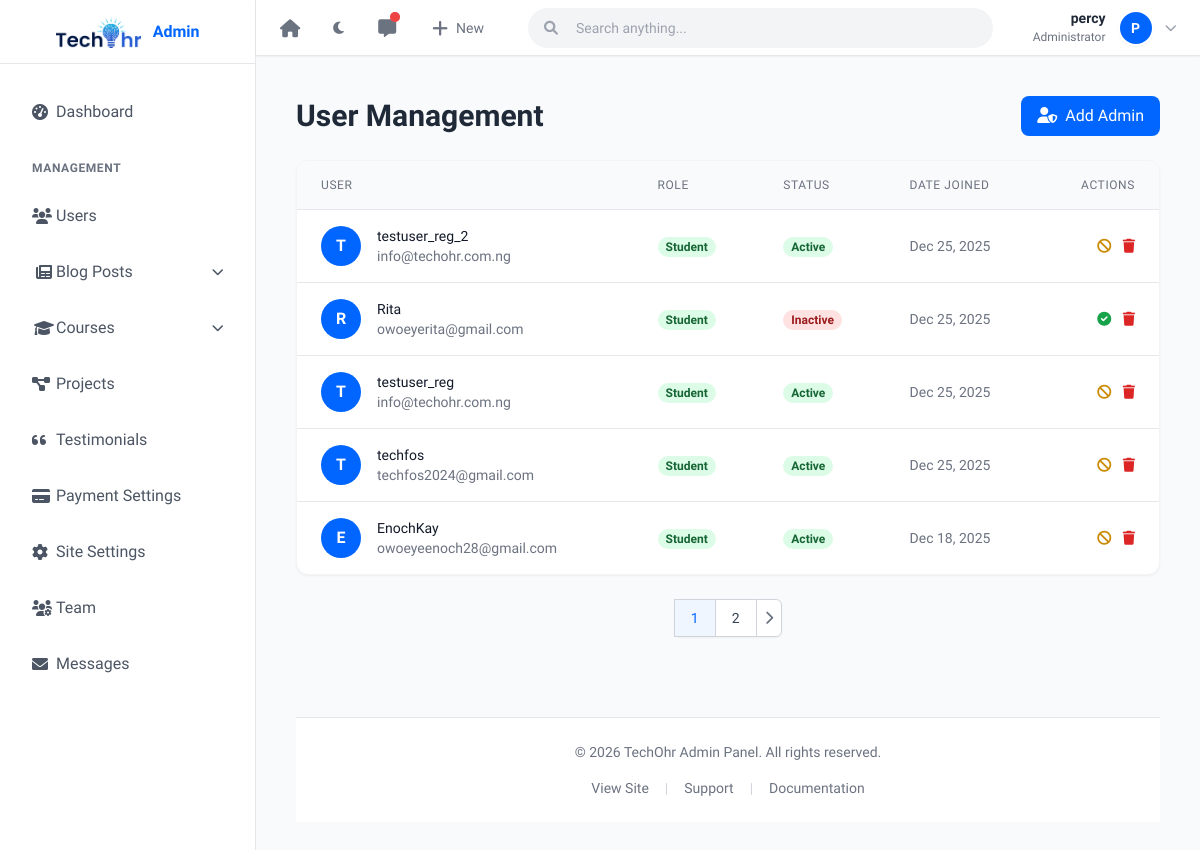
/users/admin-dashboard/users/ (signed in), run on an earlier commit of the app's database.
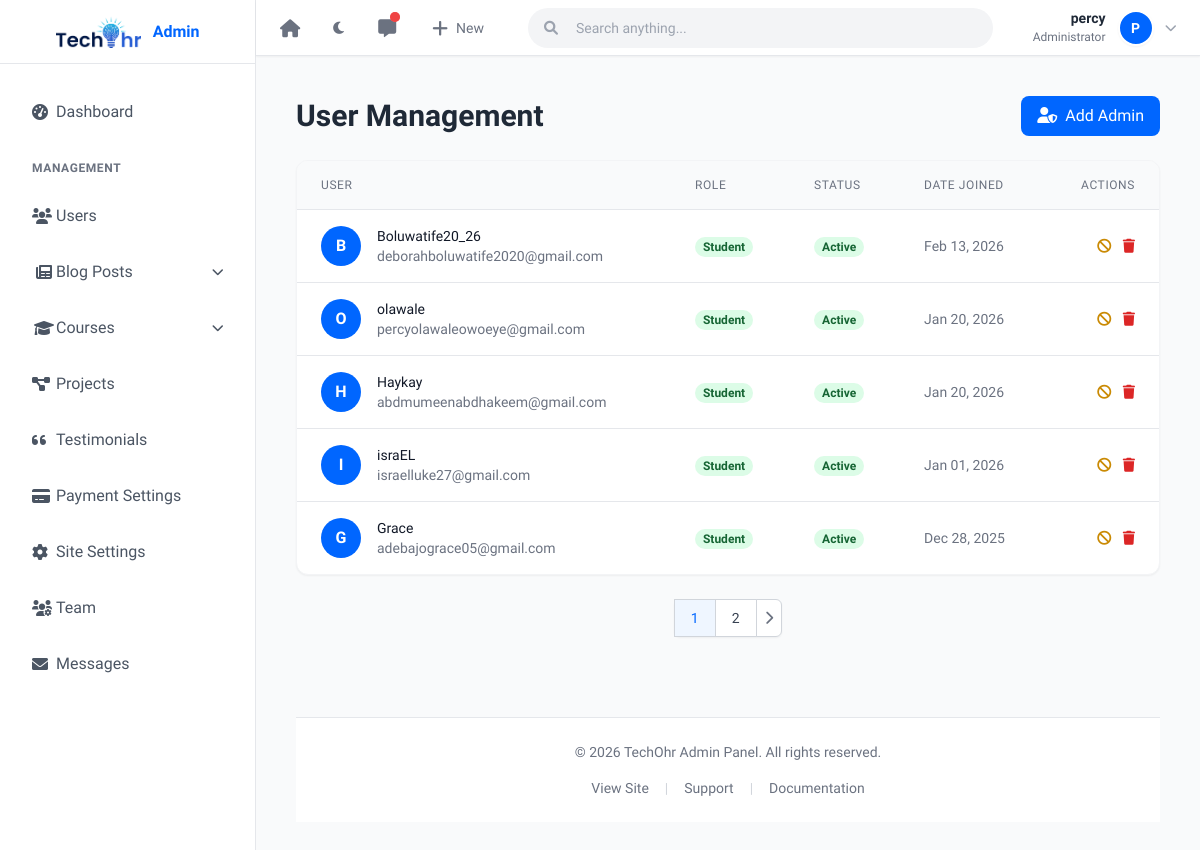
And on a later commit of the database.
### users/models.py (models this page shows, shortened)
class User(AbstractUser):
    is_student = models.BooleanField(default=False)
    is_instructor = models.BooleanField(default=False)
    bio = models.TextField(blank=True, null=True)
    profile_picture = models.ImageField(upload_to='profile_pics/', blank=True, null=True)

### users/views.py (the view)
# urls.py: path('admin-dashboard/users/', views.manage_users, name='manage_users'),
@staff_required
def manage_users(request):
    user_list = User.objects.all().order_by('-date_joined')
    paginator = Paginator(user_list, 5) # Show 5 users per page.
    page_number = request.GET.get('page')
    users = paginator.get_page(page_number)
    return render(request, 'users/manage_users.html', {'users': users})

### core/context_processors.py (called while the page is built)
def site_settings(request):
    settings_obj = SiteSettings.objects.first()
    stats_obj = CompanyStats.objects.first()
    return {
        'site_settings': settings_obj,
        'company_stats': stats_obj,
    }

### templates/users/manage_users.html (shortened to what the changed rows need)
{% extends 'layouts/admin_base.html' %}
{% block admin_content %}
<div class="w-full">
    <div class="flex justify-between items-center mb-6">
        <h1 class="text-2xl sm:text-3xl font-bold text-gray-800 dark:text-white">User Management</h1>
    </div>
    <div class="hidden md:block bg-white dark:bg-gray-800 rounded-xl shadow-sm border border-gray-100 dark:border-gray-700 overflow-hidden w-full">
        <div class="overflow-x-auto">
            <table class="w-full min-w-[800px]">
                <thead class="bg-gray-50 dark:bg-gray-700/50 border-b border-gray-200 dark:border-gray-700">
                    <tr>
                        <th class="px-6 py-4 text-left text-xs font-medium text-gray-500 dark:text-gray-400 uppercase tracking-wider">User</th>
                        <th class="px-6 py-4 text-left text-xs font-medium text-gray-500 dark:text-gray-400 uppercase tracking-wider">Role</th>
                        <th class="px-6 py-4 text-left text-xs font-medium text-gray-500 dark:text-gray-400 uppercase tracking-wider">Status</th>
                        <th class="px-6 py-4 text-left text-xs font-medium text-gray-500 dark:text-gray-400 uppercase tracking-wider">Date Joined</th>
                        <th class="px-6 py-4 text-right text-xs font-medium text-gray-500 dark:text-gray-400 uppercase tracking-wider">Actions</th>
                    </tr>
                </thead>
                <tbody class="divide-y divide-gray-200 dark:divide-gray-700">
                    {% for user in users %}
                    <tr class="hover:bg-gray-50 dark:hover:bg-gray-700/50 transition">
                        <td class="px-6 py-4 whitespace-nowrap">
                            <div class="flex items-center">
                                <div class="flex-shrink-0 h-10 w-10">
                                    {% if user.profile_picture %}
                                    <img class="h-10 w-10 rounded-full object-cover" src="{{ user.profile_picture.url }}" alt="">
                                    {% else %}
                                    <div class="h-10 w-10 rounded-full bg-primary flex items-center justify-center text-white font-bold">
                                        {{ user.username|first|upper }}
                                    </div>
                                    {% endif %}
                                </div>
                                <div class="ml-4">
                                    <div class="text-sm font-medium text-gray-900 dark:text-white">{{ user.username }}</div>
                                    <div class="text-sm text-gray-500 dark:text-gray-400">{{ user.email }}</div>
                                </div>
                            </div>
                        </td>
                        <td class="px-6 py-4 whitespace-nowrap">
                            {% if user.is_superuser %}
                            <span class="px-2 inline-flex text-xs leading-5 font-semibold rounded-full bg-purple-100 text-purple-800 dark:bg-purple-900/30 dark:text-purple-300">Superuser</span>
                            {% elif user.is_staff %}
                            <span class="px-2 inline-flex text-xs leading-5 font-semibold rounded-full bg-blue-100 text-blue-800 dark:bg-blue-900/30 dark:text-blue-300">Staff</span>
                            {% elif user.is_instructor %}
                            <span class="px-2 inline-flex text-xs leading-5 font-semibold rounded-full bg-yellow-100 text-yellow-800 dark:bg-yellow-900/30 dark:text-yellow-300">Instructor</span>
                            {% else %}
                            <span class="px-2 inline-flex text-xs leading-5 font-semibold rounded-full bg-green-100 text-green-800 dark:bg-green-900/30 dark:text-green-300">Student</span>
                            {% endif %}
                        </td>
                        <td class="px-6 py-4 whitespace-nowrap">
                            {% if user.is_active %}
                            <span class="px-2 inline-flex text-xs leading-5 font-semibold rounded-full bg-green-100 text-green-800 dark:bg-green-900/30 dark:text-green-300">Active</span>
                            {% else %}
                            <span class="px-2 inline-flex text-xs leading-5 font-semibold rounded-full bg-red-100 text-red-800 dark:bg-red-900/30 dark:text-red-300">Inactive</span>
                            {% endif %}
                        </td>
                        <td class="px-6 py-4 whitespace-nowrap text-sm text-gray-500 dark:text-gray-400">
                            {{ user.date_joined|date:"M d, Y" }}
                        </td>
                        <td class="px-6 py-4 whitespace-nowrap text-right text-sm font-medium space-x-2">
                            {% if not user.is_superuser or request.user.is_superuser %}
                                {% if user.is_active %}
                                <a href="{% url 'toggle_user_status' user.id %}" class="text-yellow-600 hover:text-yellow-900 dark:text-yellow-400 dark:hover:text-yellow-300" title="Deactivate"><i class="fas fa-ban"></i></a>
                                {% else %}
                                <a href="{% url 'toggle_user_status' user.id %}" class="text-green-600 hover:text-green-900 dark:text-green-400 dark:hover:text-green-300" title="Activate"><i class="fas fa-check-circle"></i></a>
                                {% endif %}
                                <a href="{% url 'delete_user' user.id %}" class="text-red-600 hover:text-red-900 dark:text-red-400 dark:hover:text-red-300" onclick="return confirm('Are you sure you want to delete this user? This action cannot be undone.')" title="Delete"><i class="fas fa-trash"></i></a>
                            {% endif %}
                        </td>
                    </tr>
                    {% endfor %}
                </tbody>
            </table>
        </div>
    </div>
    {% if users.has_other_pages %}
    <div class="mt-6 flex justify-center">
        <nav class="relative z-0 inline-flex rounded-md shadow-sm -space-x-px" aria-label="Pagination">
            {% for i in users.paginator.page_range %}
                {% if users.number == i %}
                    <span class="relative inline-flex items-center px-4 py-2 border border-gray-300 dark:border-gray-700 bg-blue-50 dark:bg-blue-900/20 text-sm font-medium text-primary dark:text-blue-400">
                        {{ i }}
                    </span>
                {% else %}
                    <a href="?page={{ i }}" class="relative inline-flex items-center px-4 py-2 border border-gray-300 dark:border-gray-700 bg-white dark:bg-gray-800 text-sm font-medium text-gray-700 dark:text-gray-300 hover:bg-gray-50 dark:hover:bg-gray-700">
                        {{ i }}
                    </a>
                {% endif %}
            {% endfor %}
            {% if users.has_next %}
                <a href="?page={{ users.next_page_number }}" class="relative inline-flex items-center px-2 py-2 rounded-r-md border border-gray-300 dark:border-gray-700 bg-white dark:bg-gray-800 text-sm font-medium text-gray-500 dark:text-gray-400 hover:bg-gray-50 dark:hover:bg-gray-700">
                    <i class="fas fa-chevron-right"></i>
                </a>
            {% endif %}
        </nav>
    </div>
    {% endif %}
</div>
{% endblock %}

What changed in the data, as far as the page shows it:
removed User: username|first "T", username "testuser_reg_2", email "info@techohr.com.ng", is_superuser "Student", is_active "Active", date_joined "Dec 25, 2025"
removed User: username|first "R", username "Rita", email "owoeyerita@gmail.com", is_superuser "Student", is_active "Inactive", date_joined "Dec 25, 2025"
removed User: username|first "T", username "testuser_reg", email "info@techohr.com.ng", is_superuser "Student", is_active "Active", date_joined "Dec 25, 2025"
removed User: username|first "T", username "techfos", email "techfos2024@gmail.com", is_superuser "Student", is_active "Active", date_joined "Dec 25, 2025"
removed User: username|first "E", username "EnochKay", email "owoeyeenoch28@gmail.com", is_superuser "Student", is_active "Active", date_joined "Dec 18, 2025"
added User: username|first "B", username "Boluwatife20_26", email "deborahboluwatife2020@gmail.com", is_superuser "Student", is_active "Active", date_joined "Feb 13, 2026"
added User: username|first "O", username "olawale", email "percyolawaleowoeye@gmail.com", is_superuser "Student", is_active "Active", date_joined "Jan 20, 2026"
added User: username|first "H", username "Haykay", email "abdmumeenabdhakeem@gmail.com", is_superuser "Student", is_active "Active", date_joined "Jan 20, 2026"
added User: username|first "I", username "israEL", email "israelluke27@gmail.com", is_superuser "Student", is_active "Active", date_joined "Jan 01, 2026"
added User: username|first "G", username "Grace", email "adebajograce05@gmail.com", is_superuser "Student", is_active "Active", date_joined "Dec 28, 2025"
